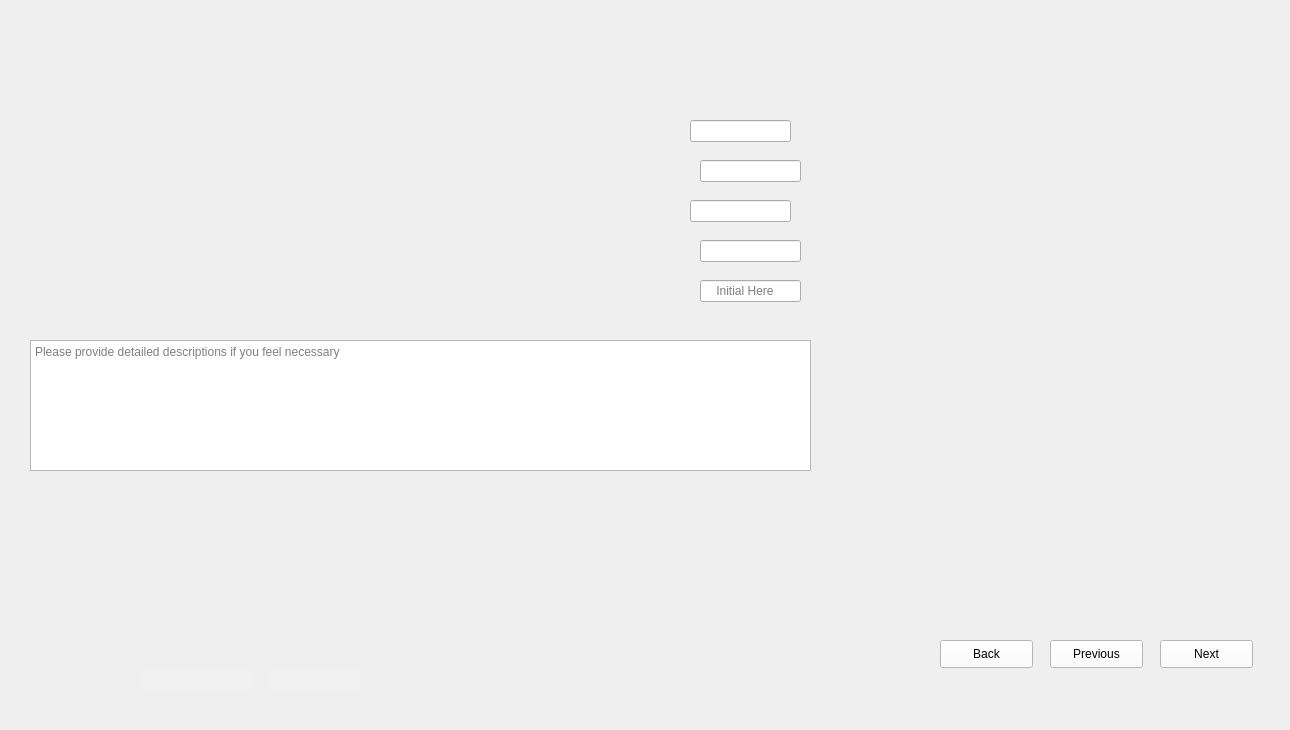
<?xml version="1.0" encoding="UTF-8"?>
<ui version="4.0">
 <class>Form</class>
 <widget class="QWidget" name="Form">
  <property name="geometry">
   <rect>
    <x>0</x>
    <y>0</y>
    <width>1290</width>
    <height>730</height>
   </rect>
  </property>
  <property name="windowTitle">
   <string>Form</string>
  </property>
  <widget class="QLabel" name="label">
   <property name="geometry">
    <rect>
     <x>0</x>
     <y>0</y>
     <width>1290</width>
     <height>730</height>
    </rect>
   </property>
   <property name="styleSheet">
    <string notr="true">background-image: url(:/images/images/Fill First Pillars_3.png);</string>
   </property>
   <property name="text">
    <string/>
   </property>
  </widget>
  <widget class="QLineEdit" name="lineEdit_Data1">
   <property name="geometry">
    <rect>
     <x>690</x>
     <y>120</y>
     <width>101</width>
     <height>22</height>
    </rect>
   </property>
  </widget>
  <widget class="QLineEdit" name="lineEdit_Data2">
   <property name="geometry">
    <rect>
     <x>700</x>
     <y>160</y>
     <width>101</width>
     <height>22</height>
    </rect>
   </property>
  </widget>
  <widget class="QLineEdit" name="lineEdit_Data3">
   <property name="geometry">
    <rect>
     <x>690</x>
     <y>200</y>
     <width>101</width>
     <height>22</height>
    </rect>
   </property>
  </widget>
  <widget class="QLineEdit" name="lineEdit_Data4">
   <property name="geometry">
    <rect>
     <x>700</x>
     <y>240</y>
     <width>101</width>
     <height>22</height>
    </rect>
   </property>
  </widget>
  <widget class="QLineEdit" name="lineEdit_Initials">
   <property name="geometry">
    <rect>
     <x>700</x>
     <y>280</y>
     <width>101</width>
     <height>22</height>
    </rect>
   </property>
   <property name="placeholderText">
    <string>    Initial Here</string>
   </property>
  </widget>
  <widget class="QTextEdit" name="textEdit_Comments">
   <property name="geometry">
    <rect>
     <x>30</x>
     <y>340</y>
     <width>781</width>
     <height>131</height>
    </rect>
   </property>
   <property name="placeholderText">
    <string>Please provide detailed descriptions if you feel necessary </string>
   </property>
  </widget>
  <widget class="QLineEdit" name="lineEdit_Dates">
   <property name="geometry">
    <rect>
     <x>140</x>
     <y>670</y>
     <width>113</width>
     <height>22</height>
    </rect>
   </property>
   <property name="styleSheet">
    <string notr="true">QLineEdit{
background-color: rgb(240, 240, 240);
border: none;
}</string>
   </property>
  </widget>
  <widget class="QLineEdit" name="lineEdit_Steps">
   <property name="geometry">
    <rect>
     <x>270</x>
     <y>670</y>
     <width>91</width>
     <height>22</height>
    </rect>
   </property>
   <property name="styleSheet">
    <string notr="true">QLineEdit{
background-color: rgb(240, 240, 240);
border: none;
}</string>
   </property>
  </widget>
  <widget class="QPushButton" name="pushButton">
   <property name="geometry">
    <rect>
     <x>1160</x>
     <y>640</y>
     <width>93</width>
     <height>28</height>
    </rect>
   </property>
   <property name="styleSheet">
    <string notr="true">QPushButton{
background-color: rgb(255, 255, 255);
height: 35px;
}
QPushButton::hover{
background-color: rgb(0, 0, 255);
}
QPushButton:pressed{
padding-top:7px;
padding-top:7px;
}</string>
   </property>
   <property name="text">
    <string>Next</string>
   </property>
  </widget>
  <widget class="QPushButton" name="pushButton_2">
   <property name="geometry">
    <rect>
     <x>1050</x>
     <y>640</y>
     <width>93</width>
     <height>28</height>
    </rect>
   </property>
   <property name="styleSheet">
    <string notr="true">QPushButton{
background-color: rgb(255, 255, 255);
height: 35px;
}
QPushButton::hover{
background-color: rgb(0, 0, 255);
}
QPushButton:pressed{
padding-top:7px;
padding-top:7px;
}</string>
   </property>
   <property name="text">
    <string>Previous</string>
   </property>
  </widget>
  <widget class="QPushButton" name="pushButton_3">
   <property name="geometry">
    <rect>
     <x>940</x>
     <y>640</y>
     <width>93</width>
     <height>28</height>
    </rect>
   </property>
   <property name="styleSheet">
    <string notr="true">QPushButton{
background-color: rgb(255, 255, 255);
height: 35px;
}
QPushButton::hover{
background-color: rgb(0, 0, 255);
}
QPushButton:pressed{
padding-top:7px;
padding-top:7px;
}</string>
   </property>
   <property name="text">
    <string>Back</string>
   </property>
  </widget>
 </widget>
 <resources>
  <include location="D:/ECED4901SYPIIFiles/SNYProject/UI_design/LoginUI_Design/resource.qrc"/>
 </resources>
 <connections/>
</ui>
